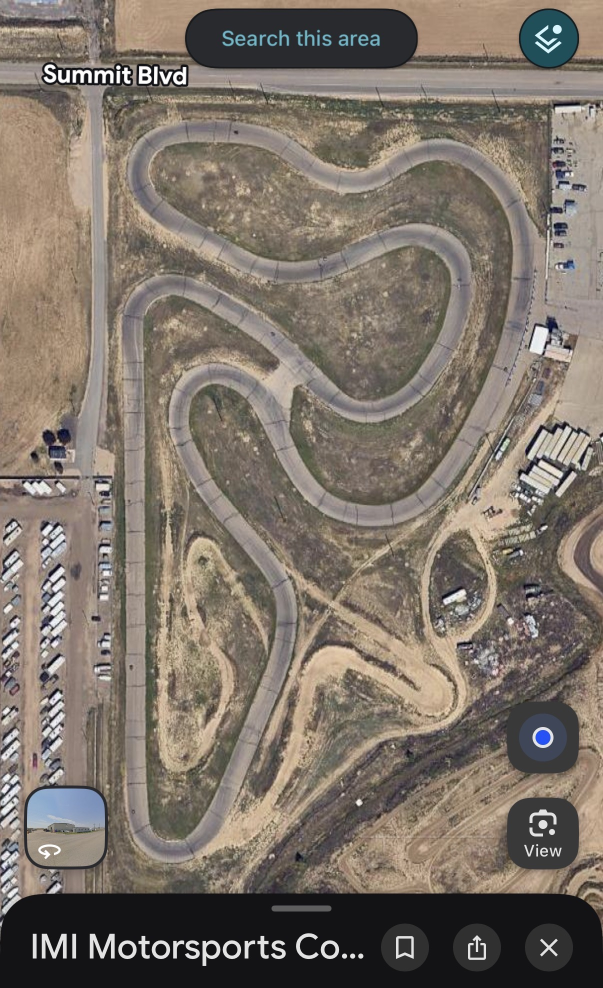
#> input picture tracks/imi/source/imi-aerial.jpeg, 1206 x 1976 px (shown at 1/2 size)
$ python -i textures.py   (imports and definitions only)   (older library calls are emulated)
#> lines starting #> are read from the running program, lines starting #| are printed output that depends on the picture
#> further down, picture is the input picture: shape (1976, 1206, 3); mean B, G, R 105, 115.1, 125.1
"""Harvest the real ROAD-surface texture from a Prodrive Scan capture video (OpenCV).

The road is perspective-rectified to top-down and built from a TEMPORAL MEDIAN over only the
asphalt-masked pixels: the car's lane drifts frame-to-frame, so every top-down spot sees clean asphalt
in most frames and the lane lines / cars / hood get masked out and filled from the others — no blur, no
contamination. The result is flattened (lighting removed), made seamless (roll + inpaint the centre
seam), and a normal map derived. Frames where the road mask is sparse (the phone fell → sky/dash) are
auto-skipped.

All OTHER materials (grass/building/sidewalk/fence) come from segment_textures.py (semantic segmentation
— colour heuristics only work for the road). Both share the synthesis helpers here and emit
texture_overrides in realworld_capture.json that the build consumes. Needs numpy + opencv (pip --user).
See [[companion-app-plan]].

Run:  python -m scripts.capture.textures projects/<slug> <bundle-dir>
"""

from __future__ import annotations

import json
import subprocess
import sys
import tempfile
from pathlib import Path

import cv2
import numpy as np

RW, RH = 256, 512        # top-down road strip (px): ~3.5 m wide × ~10 m ahead
OUT = 512                # final texture size
N_FRAMES = 80            # candidate frames sampled across the drive
# Lane trapezoid in the frame (fractions of W,H) → the top-down rectangle. Calibrated to the windshield
# mount: lane ahead, below the horizon (~0.66 H), above the hood (~0.80 H).
LANE_SRC = [(0.34, 0.66), (0.66, 0.66), (0.92, 0.80), (0.08, 0.80)]


# [60 lines left out: functions _video, _frame_count, _extract, _road_homography, _asphalt_mask, _flatten and 1 more, not called in this run]


def _normal_map(bgr: np.ndarray, strength: float = 2.0) -> np.ndarray:
#> called with strength = 2
    g = cv2.cvtColor(bgr, cv2.COLOR_BGR2GRAY).astype(np.float32) / 255
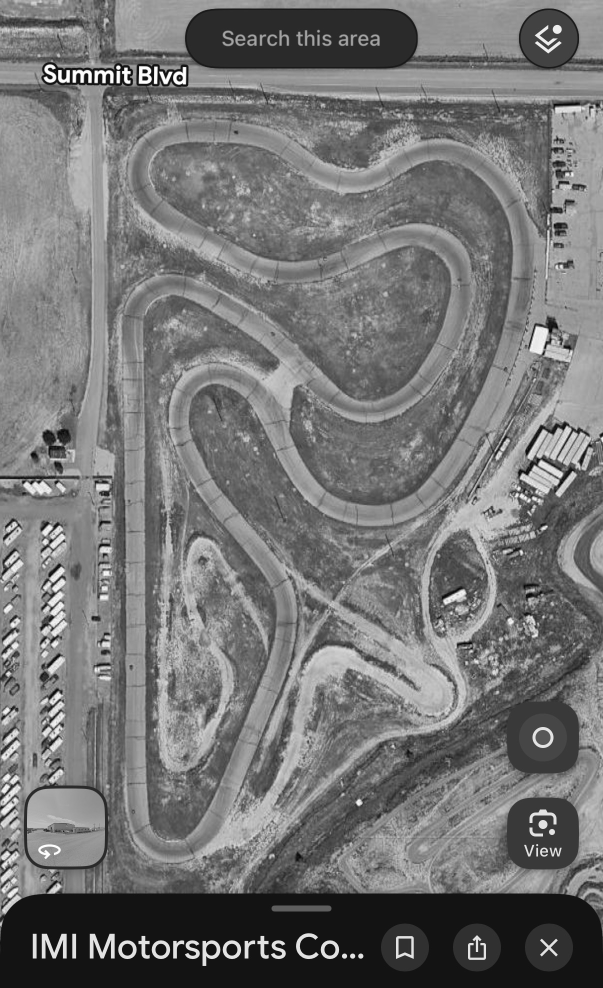
#> g: shape (1976, 1206) float32 (shown at 1/2 size); min 0, max 1, mean 0.459
    gx = cv2.Sobel(g, cv2.CV_32F, 1, 0, ksize=3) * strength
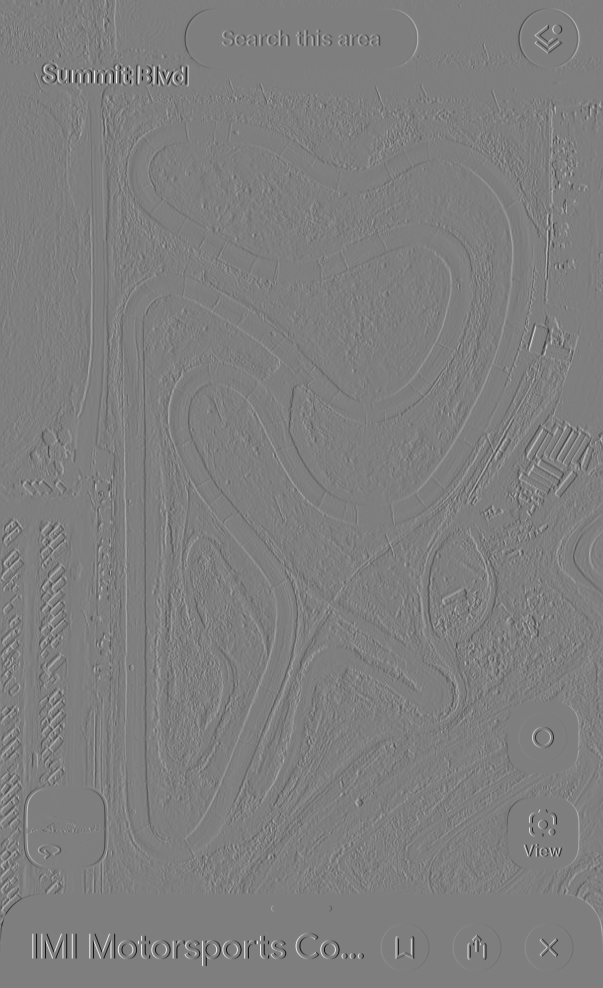
#> gx: shape (1976, 1206) float32 (shown at 1/2 size); min -7.42, max 7.49, mean 0.000531; drawn with min black and max white
    gy = cv2.Sobel(g, cv2.CV_32F, 0, 1, ksize=3) * strength
    nz = np.ones_like(g)
    n = np.dstack([-gx, -gy, nz])
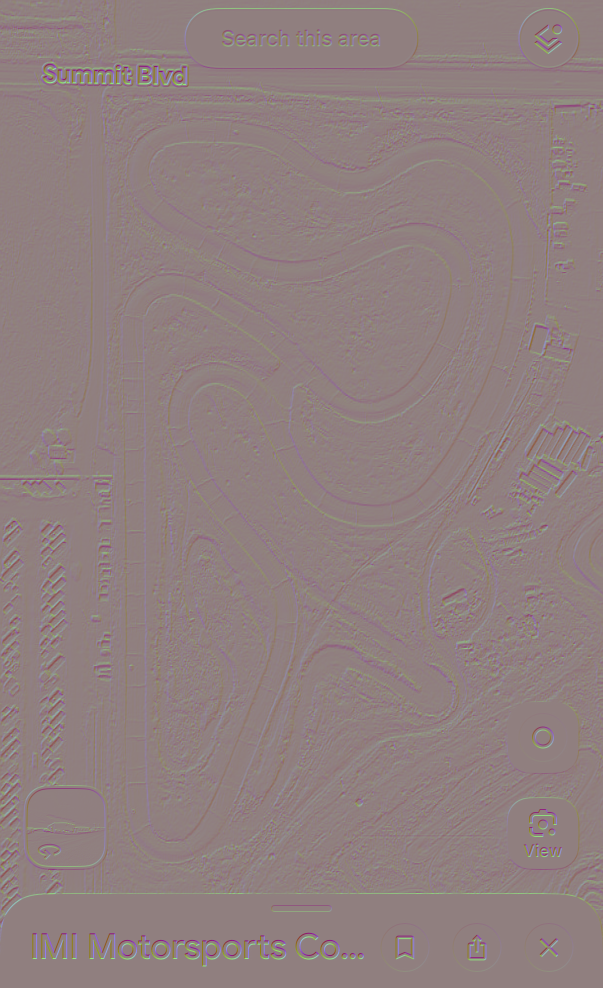
#> n: shape (1976, 1206, 3) float32 (shown at 1/2 size); mean of channels 0, 1, 2 -0.000531, 0.00427, 1; drawn with min black and max white
    n /= np.linalg.norm(n, axis=2, keepdims=True)
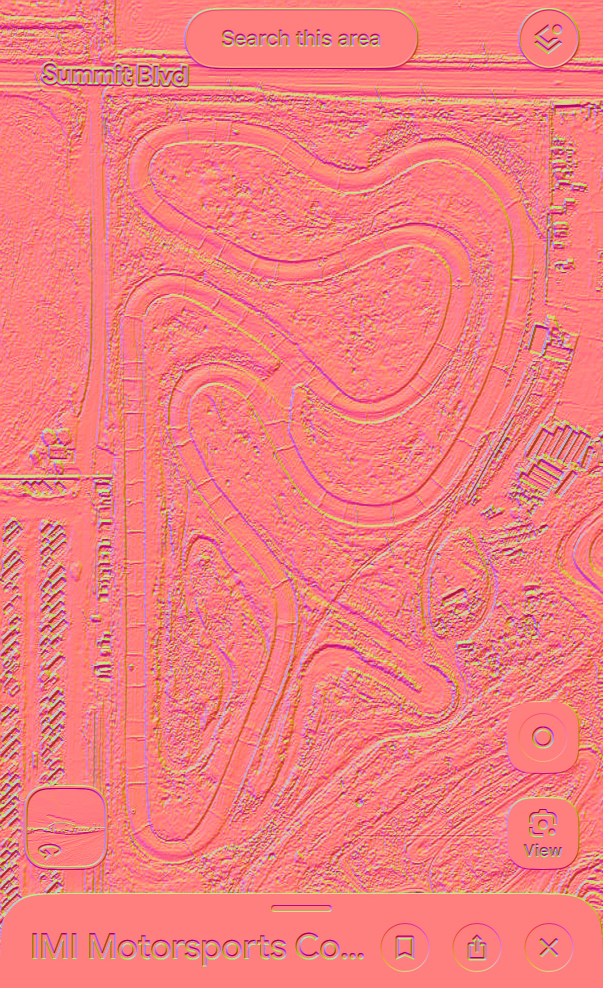
#> n: shape (1976, 1206, 3) float32 (shown at 1/2 size); mean of channels 0, 1, 2 0.000461, 0.00246, 0.907; drawn with min black and max white
    return ((n * 0.5 + 0.5) * 255).astype(np.uint8)[:, :, ::-1]   # to BGR for imwrite
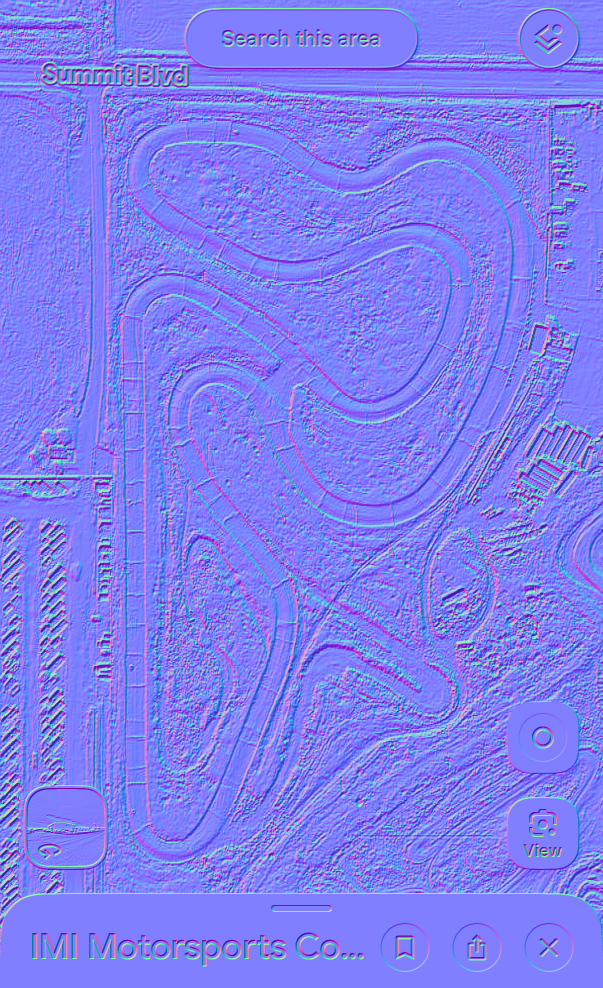
#> returned value: shape (1976, 1206, 3) (shown at 1/2 size); mean of channels 0, 1, 2 242.2, 127.3, 127.1; drawn as B, G, R


# --------------------------------------------------------------------------- harvest


# [80 lines left out: functions _harvest_road, build, _record_override, main, not called in this run]


# [2 lines not run here, left out]

>>> import cv2
>>> picture = cv2.imread('../../tracks/imi/source/imi-aerial.jpeg')
>>> result = _normal_map(picture)
